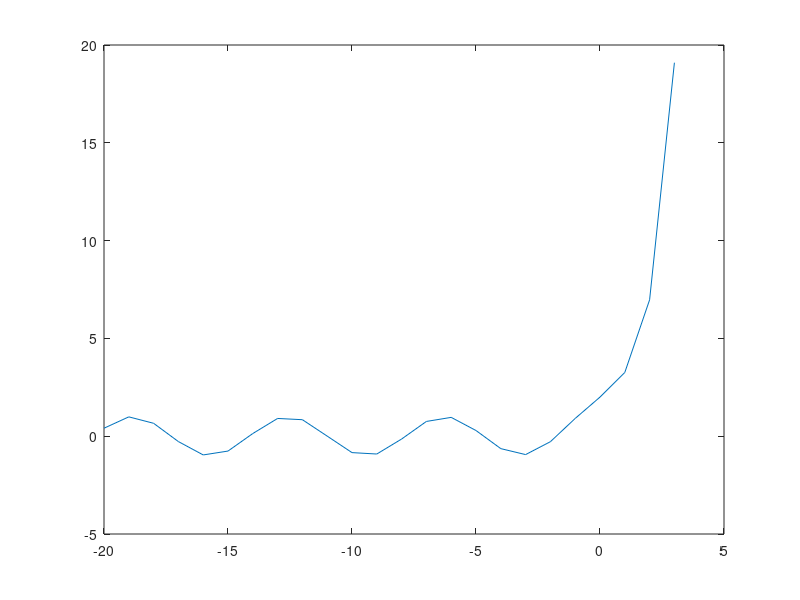

The MATLAB script that drew this image: (Note: this script raises an error after producing the figure.)
% Task 1b

gOrg = @(x) exp(x) + cos(x);
gDerived = @(x) exp(x) - sin(x);

x = -20:1:3;
y = gOrg(x);
plot(x, y);

% finding solution with newtons method
fprintf("Approaching from the right side we get %f:\n", newton(0, gOrg, gDerived));
fprintf("Approaching from the left side we get %f:\n", newton(-5, gOrg, gDerived));
fprintf("Do note that there are many more roots of this cosine function..\n");